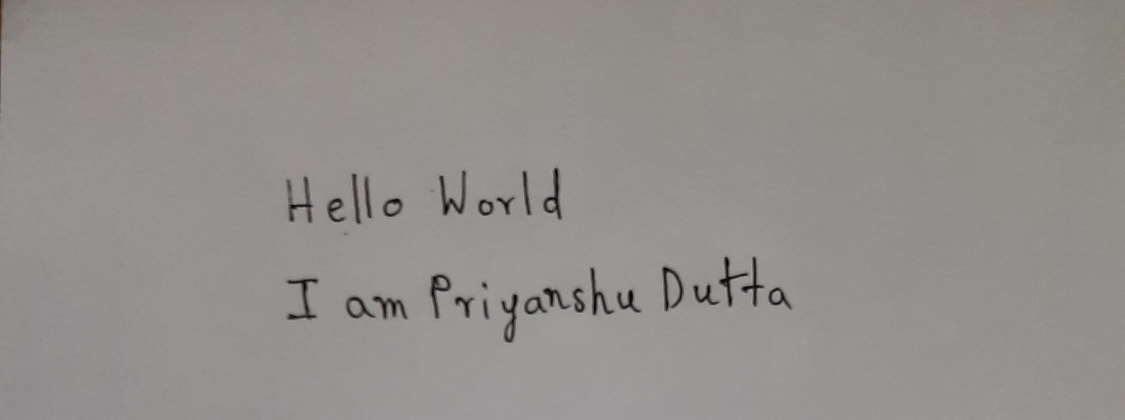
#> input picture Assets/20240323_112928.jpg, 2250 x 840 px, found by its file name (shown at 1/2 size)
$ jupyter execute --allow-errors Image_Similarity.ipynb
#> lines starting #> are read from the running program, lines starting #| are printed output that depends on the picture; after the words box and inside, x2 and y2 are one past the last pixel; in counts of white or black regions, pixels touching at a corner belong together; pictures that were not available may be replaced by others from this repository, and a replacement may not be noted
[cell 1]
import numpy as np
import pandas as pd
import matplotlib.pyplot as plt
from PIL import Image
import math
from math import sqrt
import cv2

# Image similarity

[cell 2]
from google.colab import files
files = files.upload()
#> the answer given: 20240323_112928.jpg

image1 = Image.open(list(files.keys())[0])
#> image1 is the input picture: PIL image 2250x840 RGB; mean R, G, B 146.3, 143.5, 140.2
#> (the rest of this cell did not finish here and is left out)

[cell 3]
def separate_diagram(image_path,threshold):

#> called with image_path = 'path.jpg', threshold = 5000
    image = cv2.imread(image_path)

    gray = cv2.cvtColor(image, cv2.COLOR_BGR2GRAY)
    blurred = cv2.GaussianBlur(gray, (5, 5), 0)

    edges = cv2.Canny(blurred, 50, 150)
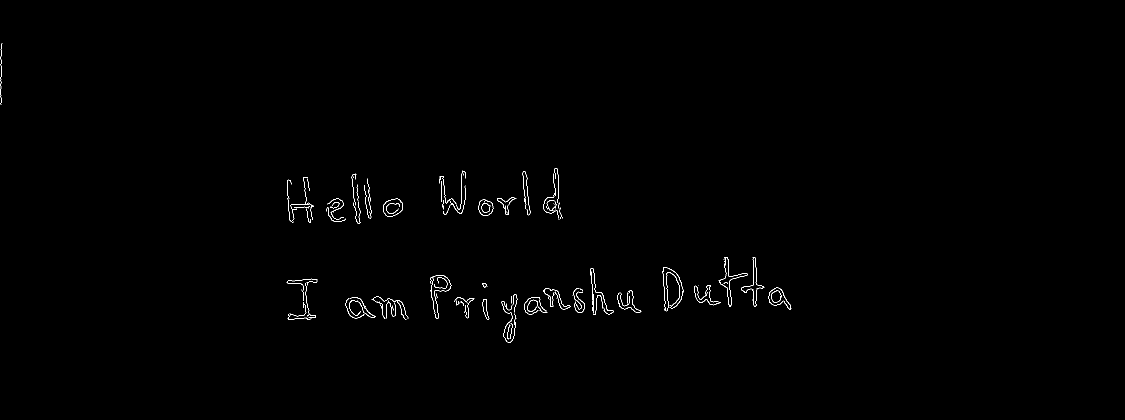
#> edges: shape (840, 2250) (shown at 1/2 size); 0.4% white in thin lines or dots, all inside (x1, y1, x2, y2) = (1, 86, 1583, 686)

    # Find contours
    contours, _ = cv2.findContours(edges.copy(), cv2.RETR_EXTERNAL, cv2.CHAIN_APPROX_SIMPLE)
#> contours = 140 contours, 128 with area under 20; largest, box (x1, y1, x2, y2) and area: (1536, 575, 1583, 620) 987, (957, 399, 987, 432) 725, (1054, 599, 1076, 623) 348, (698, 594, 751, 636) 55, (994, 394, 1033, 430) 38

    plt.figure(figsize=(10, 5))
    plt.subplot(1, 2, 1)
    plt.imshow(edges, cmap='gray')
    plt.title('Edge Detected')

    # contour with the largest area (likely the diagram)
    max_contour = max(contours, key=cv2.contourArea)
#> max_contour = contour of 81 points, box (x1, y1, x2, y2) (1536, 575, 1583, 620), area 987
    max_area = cv2.contourArea(max_contour)
#> max_area = 987

    if max_area<threshold:
      print("No Diagram")
      return None
    # print(max_area)

    x, y, w, h = cv2.boundingRect(max_contour)
    side_length = max(w, h)

    # Ensure the square fits within the image dimensions
    side_length = min(side_length, min(image.shape[:2]))

    # Crop
    cropped_diagram = image[y:y + side_length, x:x + side_length]

    return cropped_diagram

diagram = separate_diagram("path.jpg",5000)


$ run again, on Assets/20240323_113952.jpg
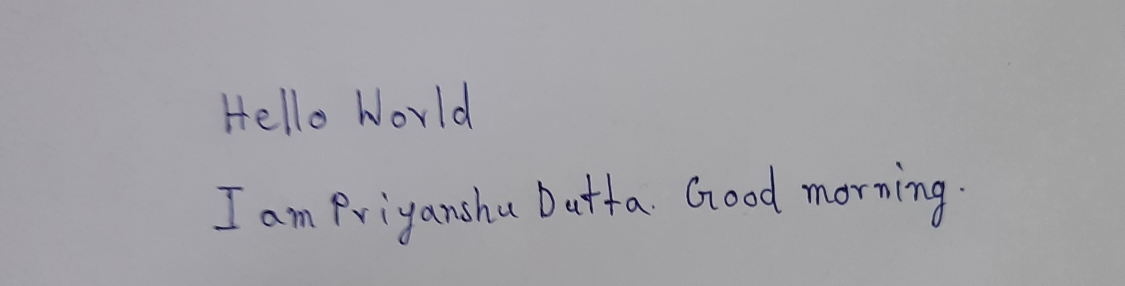
#> input picture Assets/20240323_113952.jpg, 2250 x 571 px, found by its file name (shown at 1/2 size)
#> image1 is the input picture: PIL image 2250x571 RGB; mean R, G, B 162.5, 161.8, 166.2
#> in separate_diagram, `edges = cv2.Canny(blurred, 50, 150)`:
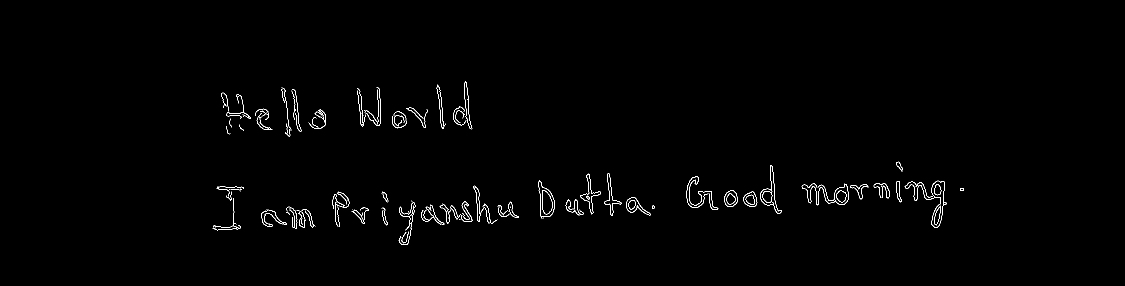
#> edges: shape (571, 2250) (shown at 1/2 size); 0.75% white in thin lines or dots, all inside (x1, y1, x2, y2) = (425, 162, 1928, 490)
#> contours = 123 contours, 85 with area under 20; largest, box (x1, y1, x2, y2) and area: (1160, 347, 1202, 429) 678, (1448, 380, 1476, 414) 672, (1487, 382, 1515, 414) 603, (928, 162, 945, 259) 498, (946, 371, 982, 447) 366
#> max_contour = contour of 99 points, box (x1, y1, x2, y2) (1160, 347, 1202, 429), area 678
#> max_area = 677.5
